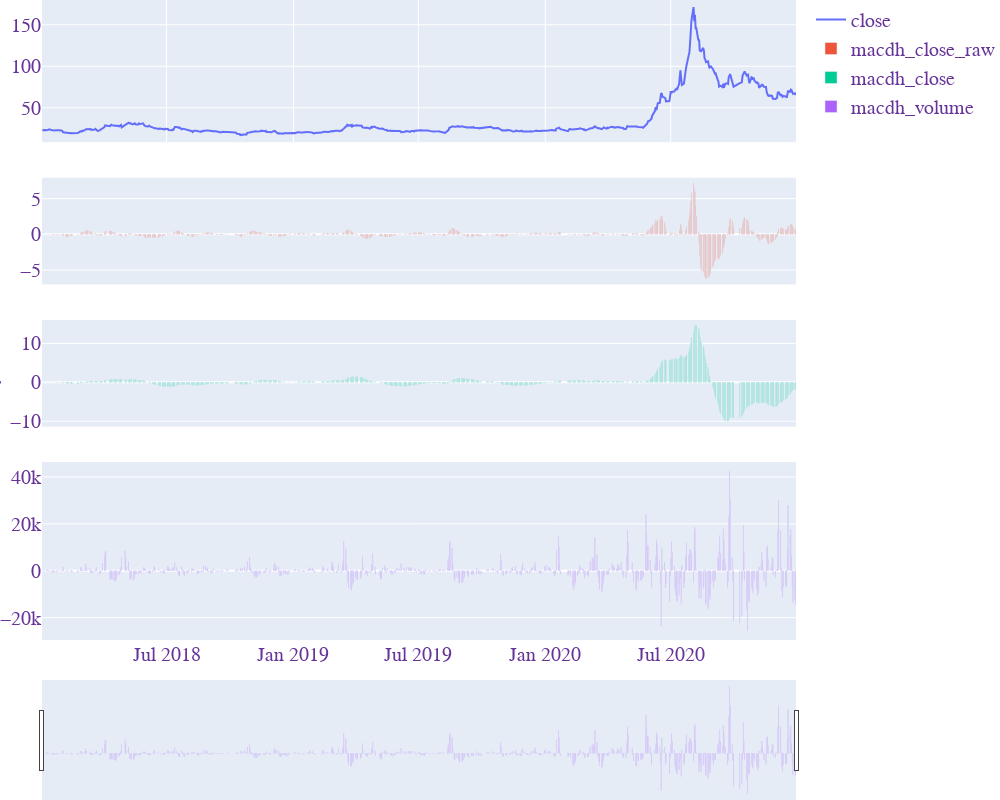

Notebook code cell kept with this figure:
### Code cell
import plotly.graph_objects as go
import plotly.express as px
import pandas as pd
# df2 = df1[df1["dt"]>="2020-03-01"]
from plotly.subplots import make_subplots

layout = dict(title_x=0.5, # title居中
          font=dict(family="Times New Roman",size=20,color="RebeccaPurple"),
          # 字体设置
          coloraxis_colorbar=dict(xanchor="left",x=0.75,ticks="outside"),
          # 颜色条设置
          margin=dict(b= 0,l=20, r=0, t= 0),
          width=1000,
          height=800
          # 大小设置
         )
fig_all = make_subplots(rows=4,  # 将画布分为两行
        cols=1,  # 将画布分为两列
        subplot_titles=["", 
                        ""
                     ],  # 子图的标题
        x_title="",
        y_title="y轴标题", shared_xaxes=True
       )


# trace0 = go.Candlestick(
#     name="close",
#     x=df2["dt"], low=df2["low"],high=df2["high"],
#     open=df2["open"],close=df2["close"],increasing_line_color= "red", 
#                       decreasing_line_color='green'
# )

trace0 = go.Scatter(
    name="close",
    x=df2["dt"], y=df2["close"]
)
trace1 = go.Bar(
    name="macdh_close_raw",
    x=df2["dt"], y=df2["macdh_close_raw"]
)



trace2 = go.Bar(
     name="macdh_close",
     x=df2["dt"], y=df2["macdh_close"],
)
trace3 = go.Bar(
     name="macdh_volume",
     x=df2["dt"], y=df2["macdh_volume"],
)

# fig = px.bar(df2, x='dt', y="macdh_volume")

fig_all.append_trace(trace0,1,1)  # 将trace0添加到第一行第一列的位置
fig_all.append_trace(trace1,2,1)  # 将trace0添加到第一行第一列的位置
fig_all.append_trace(trace2,3,1)  # 将trace0添加到第一行第一列的位置
fig_all.append_trace(trace3,4,1)  # 将trace0添加到第一行第一列的位置

fig_all['layout']['yaxis1'].update(domain=[0.8, 1])
fig_all['layout']['yaxis2'].update(domain=[0.6, 0.75])
fig_all['layout']['yaxis3'].update(domain=[0.4, 0.55])
fig_all['layout']['yaxis4'].update(domain=[0.1, 0.35])



fig_all.update_layout(layout)
fig_all.update_layout(xaxis1_rangeslider_visible=False)
fig_all.update_layout(xaxis2_rangeslider_visible=False)
fig_all.update_layout(xaxis4_rangeslider_visible=True)

fig_all.show()
# fig.show()

### Figure 1 — Plotly figure (JSON) as saved in the notebook; plotly's stock layout.template omitted (floating-point values rounded to 4 significant figures; data arrays with more than 128 entries replaced by an {"elided": "..."} marker saying what was removed)
{"data": [{"name": "close", "type": "scatter", "x": {"elided": "728 str values"}, "xaxis": "x", "y": {"elided": "728 float values"}, "yaxis": "y"}, {"name": "macdh_close_raw", "type": "bar", "x": {"elided": "728 str values"}, "xaxis": "x2", "y": {"elided": "728 float values"}, "yaxis": "y2"}, {"name": "macdh_close", "type": "bar", "x": {"elided": "728 str values"}, "xaxis": "x3", "y": {"elided": "728 float values"}, "yaxis": "y3"}, {"name": "macdh_volume", "type": "bar", "x": {"elided": "728 str values"}, "xaxis": "x4", "y": {"elided": "728 float values"}, "yaxis": "y4"}], "layout": {"annotations": [{"font": {"size": 16}, "showarrow": false, "text": "y轴标题", "textangle": -90, "x": 0, "xanchor": "right", "xref": "paper", "xshift": -40, "y": 0.5, "yanchor": "middle", "yref": "paper"}], "coloraxis": {"colorbar": {"ticks": "outside", "x": 0.75, "xanchor": "left"}}, "font": {"color": "RebeccaPurple", "family": "Times New Roman", "size": 20}, "height": 800, "margin": {"b": 0, "l": 20, "r": 0, "t": 0}, "title": {"x": 0.5}, "width": 1000, "xaxis": {"anchor": "y", "domain": [0, 1], "matches": "x4", "rangeslider": {"visible": false}, "showticklabels": false}, "xaxis2": {"anchor": "y2", "domain": [0, 1], "matches": "x4", "rangeslider": {"visible": false}, "showticklabels": false}, "xaxis3": {"anchor": "y3", "domain": [0, 1], "matches": "x4", "showticklabels": false}, "xaxis4": {"anchor": "y4", "domain": [0, 1], "rangeslider": {"visible": true}}, "yaxis": {"anchor": "x", "domain": [0.8, 1]}, "yaxis2": {"anchor": "x2", "domain": [0.6, 0.75]}, "yaxis3": {"anchor": "x3", "domain": [0.4, 0.55]}, "yaxis4": {"anchor": "x4", "domain": [0.1, 0.35]}}}
